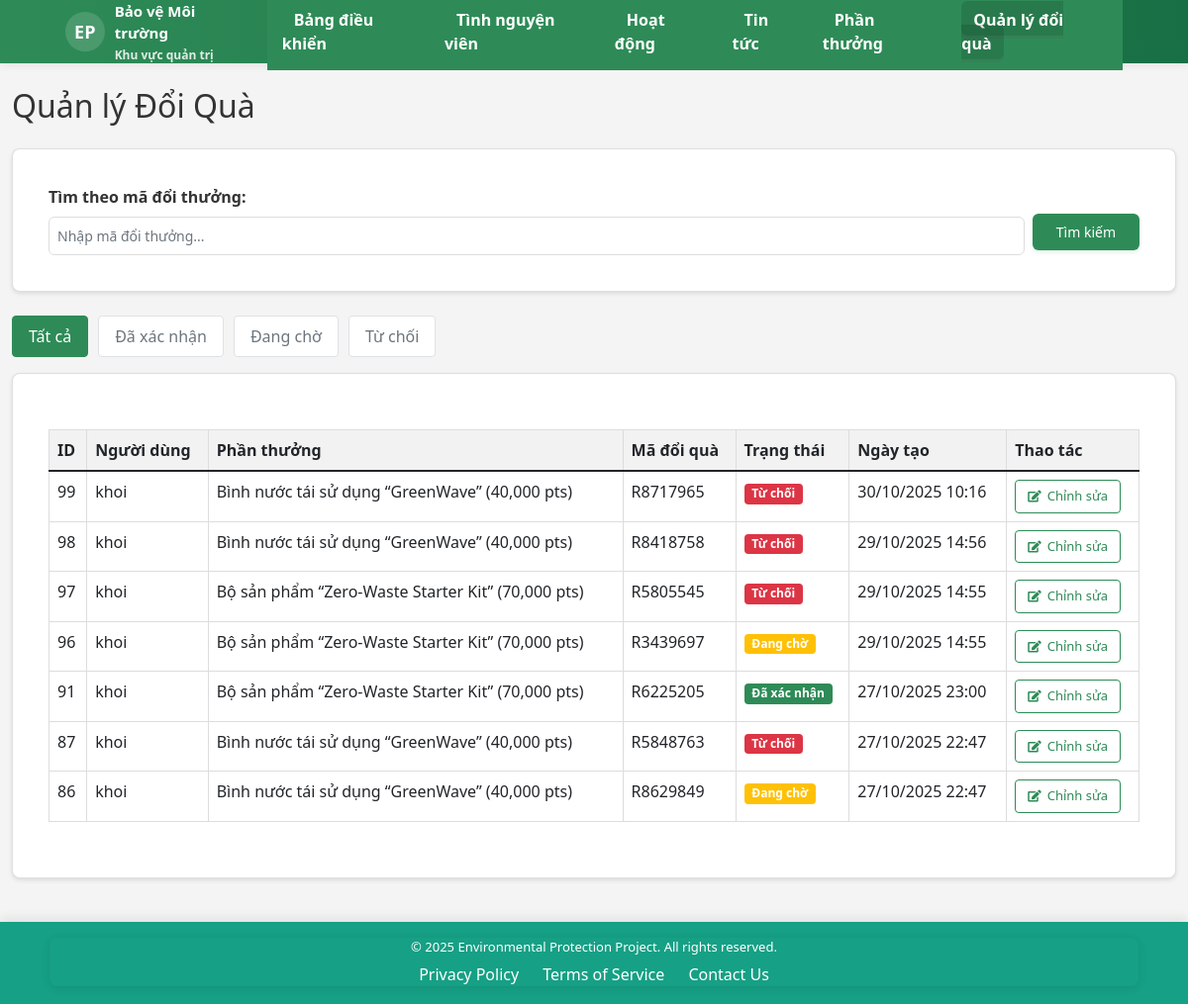
/admin/public/redeem_rewards.php (signed in), run on the app's committed database.
### tables this page shows
CREATE TABLE `redemptions` (
  `id` int(11) NOT NULL,
  `user_id` int(11) NOT NULL,
  `reward_title` varchar(255) NOT NULL,
  `reward_cost` int(11) NOT NULL,
  `image` varchar(255) DEFAULT NULL,
  `status` enum('pending','approved','rejected') NOT NULL DEFAULT 'pending',
  `created_at` datetime DEFAULT current_timestamp(),
  `redemption_code` varchar(20) NOT NULL,
  `rewards_id` int(10) UNSIGNED DEFAULT NULL,
  `admin_notes` text DEFAULT NULL
);

CREATE TABLE `users` (
  `id` int(11) NOT NULL,
  `username` varchar(100) NOT NULL,
  `email` varchar(255) NOT NULL,
  `password` varchar(255) NOT NULL,
  `role` varchar(50) DEFAULT 'user',
  `is_admin` tinyint(1) DEFAULT 0,
  `avatar` varchar(255) DEFAULT NULL,
  `points` int(11) DEFAULT 0,
  `created_at` datetime DEFAULT current_timestamp()
);

### admin/public/redeem_rewards.php (the view, shortened to what this page needs)
<?php
include '../includes/auth.php';
$redemption = null;
if (isset($_GET['id'])) {
    $redemption_id = $_GET['id'];
    $sql = "SELECT r.*, u.username,
              r.reward_title AS reward_name,
              r.reward_cost as points_required
              FROM redemptions r
              JOIN users u ON r.user_id = u.id
              WHERE r.id = ?";
    try {
        $stmt = $pdo->prepare($sql);
        $stmt->execute([$redemption_id]);
        $redemption = $stmt->fetch(PDO::FETCH_ASSOC);
    } catch (PDOException $e) {
        $db_error = $e->getMessage();
        $redemption = null;
    }
    if ($redemption && empty($redemption['redemption_code'])) {
        try {
            $code = 'R' . str_pad($redemption['id'], 6, '0', STR_PAD_LEFT);
            $update = $pdo->prepare("UPDATE redemptions SET redemption_code = ? WHERE id = ? AND (redemption_code IS NULL OR redemption_code = '')");
            $update->execute([$code, $redemption_id]);
            $stmt->execute([$redemption_id]);
            $redemption = $stmt->fetch(PDO::FETCH_ASSOC);
        } catch (PDOException $e) {
            $db_error = "Không thể tạo mã đổi thưởng: " . $e->getMessage();
        }
    }
    if ($_SERVER['REQUEST_METHOD'] === 'POST' && $redemption) {
        $status = $_POST['status'];
        if (empty($status)) {
            $status = 'pending';
        }
        $notes = $_POST['notes'] ?? '';
        try {
            $columnCheck = $pdo->prepare("SELECT COLUMN_NAME, DATA_TYPE, CHARACTER_MAXIMUM_LENGTH
                                        FROM information_schema.COLUMNS
                                        WHERE TABLE_SCHEMA = DATABASE()
                                        AND TABLE_NAME = 'redemptions'
                                        AND COLUMN_NAME = 'status'");
            $columnCheck->execute();
            $statusColumn = $columnCheck->fetch(PDO::FETCH_ASSOC);
            error_log("[redeem_rewards][DEBUG] Thông tin cột status: " . json_encode($statusColumn));
            $colStmt = $pdo->prepare("SELECT COLUMN_NAME FROM information_schema.COLUMNS WHERE TABLE_SCHEMA = DATABASE() AND TABLE_NAME = 'redemptions' AND COLUMN_NAME IN ('admin_notes','updated_at')");
            $colStmt->execute();
            $cols = $colStmt->fetchAll(PDO::FETCH_COLUMN);
            $hasAdminNotes = in_array('admin_notes', $cols, true);
            $hasUpdatedAt = in_array('updated_at', $cols, true);
            $setParts = [];
            $params = [];
            $setParts[] = 'status = ?';
            $params[] = $status;
            if ($hasAdminNotes) {
                $setParts[] = 'admin_notes = ?';
                $params[] = $notes;
            }
            if ($hasUpdatedAt) {
                $setParts[] = 'updated_at = NOW()';
            }
            $checkStmt = $pdo->prepare("SELECT status FROM redemptions WHERE id = ?");
            $checkStmt->execute([$redemption_id]);
            $oldStatus = $checkStmt->fetchColumn();
            error_log("[redeem_rewards][DEBUG] Trạng thái cũ: " . $oldStatus);
            error_log("[redeem_rewards][DEBUG] Trạng thái mới: " . $status);
            $sqlUpdate = 'UPDATE redemptions SET ' . implode(', ', $setParts) . ' WHERE id = ?';
            $params[] = $redemption_id;
            error_log("[redeem_rewards][DEBUG] SQL: " . $sqlUpdate);
            error_log("[redeem_rewards][DEBUG] Params: " . json_encode($params));
            $update = $pdo->prepare($sqlUpdate);
            $ok = $update->execute($params);
            $affected = $update->rowCount();
            $checkStmt = $pdo->prepare("SELECT status FROM redemptions WHERE id = ?");
            $checkStmt->execute([$redemption_id]);
            $newStatus = $checkStmt->fetchColumn();
            error_log("[redeem_rewards][DEBUG] Trạng thái sau cập nhật: " . $newStatus);
            if ($ok && $affected > 0) {
                $_SESSION['success'] = "Cập nhật trạng thái đổi quà thành công!";
                error_log('[redeem_rewards] success set for id=' . $redemption_id);
                session_write_close();
                header('Location: redeem_rewards.php?id=' . urlencode($redemption_id) . '&status=success');
                exit;
            } elseif ($ok && $affected === 0) {
                $_SESSION['error'] = "Không có thay đổi nào (có thể trạng thái đã giống trước đó).";
            } else {
                $_SESSION['error'] = "Có lỗi xảy ra khi cập nhật. Vui lòng thử lại.";
            }
        } catch (PDOException $e) {
            $_SESSION['error'] = "Lỗi CSDL: " . $e->getMessage();
        }
    }
} else {
    $baseQuery = "SELECT r.*, u.username,
                  r.reward_title AS reward_name,
                  r.reward_cost as points_required
                  FROM redemptions r
                  JOIN users u ON r.user_id = u.id";
    $searchCode = isset($_GET['search_code']) ? trim($_GET['search_code']) : '';
    $statusFilter = isset($_GET['status']) ? trim($_GET['status']) : 'all';
    $page = isset($_GET['page']) ? max(1, (int)$_GET['page']) : 1;
    $perPage = 10;
    $offset = ($page - 1) * $perPage;
    $whereParts = [];
    $params = [];
    $whereClause = $whereParts ? (' WHERE ' . implode(' AND ', $whereParts)) : '';
    $query = $baseQuery . $whereClause . " ORDER BY r.created_at DESC LIMIT ? OFFSET ?";
    try {
        $stmt = $pdo->prepare($query);
        $execParams = $params;
        $execParams[] = $perPage;
        $execParams[] = $offset;
        $stmt->execute($execParams);
        $result = $stmt->fetchAll();
    } catch (PDOException $e) {
        $result = [];
        $db_error = $e->getMessage();
    }
}
?>
<!DOCTYPE html>
<html lang="vi">
<head>
    <link href="https://cdn.jsdelivr.net/npm/bootstrap@5.1.3/dist/css/bootstrap.min.css" rel="stylesheet">
    <link href="https://cdnjs.cloudflare.com/ajax/libs/font-awesome/5.15.4/css/all.min.css" rel="stylesheet">
    <link rel="stylesheet" href="assets/css/style.css">
    <link rel="stylesheet" href="assets/css/common.css">
</head>
<body>
    <?php include '../includes/header.php'; ?>
    <div class="container-fluid py-4">
        <div class="row">
            <div class="col-12">
                <div class="d-flex justify-content-between align-items-center mb-4">
                    <h2 class="mb-0">Quản lý Đổi Quà</h2>
                </div>
                <?php if (!isset($_GET['id'])): ?>
                <div class="card mb-4">
                    <div class="card-body">
                        <form method="get" class="d-flex align-items-center gap-2">
                            <div class="flex-grow-1">
                                <label for="search_code" class="form-label">Tìm theo mã đổi thưởng:</label>
                                <input type="text" id="search_code" name="search_code" class="form-control"
                                       value="<?php echo htmlspecialchars($searchCode); ?>"
                                       placeholder="Nhập mã đổi thưởng...">
                            </div>
                            <div class="mt-4">
                                <button type="submit" class="btn btn-primary">Tìm kiếm</button>
                            </div>
                        </form>
                    </div>
                </div>
                <?php endif; ?>
                <?php if ($redemption): ?>
                    <div class="card shadow-sm">
                        <div class="card-body">
                <div class="card-header">
                    <h4 class="card-title">Chi tiết đổi quà #<?php echo $redemption['id']; ?></h4>
                </div>
                <div class="row mb-3">
                    <div class="col-md-6">
                        <p><strong>Người dùng:</strong> <?php echo htmlspecialchars($redemption['username']); ?></p>
                        <p><strong>Phần thưởng:</strong> <?php echo htmlspecialchars($redemption['reward_name']); ?></p>
                        <p><strong>Mã đổi quà:</strong> <?php echo htmlspecialchars($redemption['redemption_code'] ?? ($redemption['reference'] ?? 'N/A')); ?></p>
                    </div>
                    <div class="col-md-6">
                        <p><strong>Ngày tạo:</strong> <?php echo date('d/m/Y H:i', strtotime($redemption['created_at'])); ?></p>
                        <p><strong>Trạng thái hiện tại:</strong>
                            <?php
                            $statusClass = 'bg-secondary';
                            $displayStatus = 'Chưa xác định';
                            if (isset($redemption['status'])) {
                                switch($redemption['status']) {
                                    case 'pending':
                                        $statusClass = 'bg-warning';
                                        $displayStatus = 'Đang chờ';
                                        break;
                                    case 'approved':
                                        $statusClass = 'bg-success';
                                        $displayStatus = 'Đã xác nhận';
                                        break;
                                    case 'rejected':
                                        $statusClass = 'bg-danger';
                                        $displayStatus = 'Từ chối';
                                        break;
                                }
                            }
                            ?>
                            <span class="badge <?php echo $statusClass; ?>" style="font-size: 14px; padding: 5px 10px;">
                                <?php echo $displayStatus; ?>
                            </span>
                        </p>
                    </div>
                </div>
                <form method="POST" class="mb-0">
                    <div class="mb-3">
                        <label for="status" class="form-label">Cập nhật trạng thái</label>
                        <select class="form-control" id="status" name="status" required>
                            <option value="pending" <?php echo ($redemption['status'] ?? '') == 'pending' ? 'selected' : ''; ?>>Đang chờ</option>
                            <option value="approved" <?php echo ($redemption['status'] ?? '') == 'approved' ? 'selected' : ''; ?>>Đã xác nhận</option>
                            <option value="rejected" <?php echo ($redemption['status'] ?? '') == 'rejected' ? 'selected' : ''; ?>>Từ chối</option>
                        </select>
                    </div>
                    <div class="mb-3">
                        <label for="notes" class="form-label">Ghi chú</label>
                        <textarea class="form-control" id="notes" name="notes" rows="3"><?php echo htmlspecialchars($redemption['admin_notes'] ?? ''); ?></textarea>
                    </div>
                    <div class="d-flex justify-content-between">
                        <a href="redeem_rewards.php" class="btn btn-primary">Quay lại</a>
                        <button type="submit" class="btn btn-primary">Cập nhật</button>
                    </div>
                </form>
            </div>
        </div>
                <?php else: ?>
                    <div class="filter-container mb-3">
                        <?php
                        $tabs = ['all' => 'Tất cả', 'approved' => 'Đã xác nhận', 'pending' => 'Đang chờ', 'rejected' => 'Từ chối'];
                        foreach ($tabs as $k => $label):
                            $qs = $_GET;
                            $qs['status'] = $k;
                            $qs['page'] = 1;
                            $url = '?' . http_build_query($qs);
                            $activeClass = ($k === ($statusFilter ?? 'all')) ? 'active' : '';
                        ?>
                            <a href="<?php echo $url; ?>" class="filter-button <?php echo $activeClass; ?>"><?php echo $label; ?></a>
                        <?php endforeach; ?>
                    </div>
                    <div class="card">
                        <div class="card-body">
                            <table class="table">
                    <thead>
                        <tr>
                            <th>ID</th>
                            <th>Người dùng</th>
                            <th>Phần thưởng</th>
                            <th>Mã đổi quà</th>
                            <th>Trạng thái</th>
                            <th>Ngày tạo</th>
                            <th>Thao tác</th>
                        </tr>
                    </thead>
                    <tbody>
                        <?php foreach ($result as $row): ?>
                            <tr>
                                <td><?php echo $row['id']; ?></td>
                                <td><?php echo htmlspecialchars($row['username']); ?></td>
                                <td><?php echo htmlspecialchars($row['reward_name']); ?> (<?php echo number_format($row['points_required']); ?> pts)</td>
                                <td><?php echo htmlspecialchars($row['redemption_code'] ?? ($row['reference'] ?? 'N/A')); ?></td>
                                <td>
                                    <span class="badge <?php echo $row['status'] == 'pending' ? 'bg-warning' : ($row['status'] == 'approved' ? 'bg-success' : 'bg-danger'); ?>">
                                        <?php
                                        $status = $row['status'] ?? 'pending';
                                        echo $status == 'pending' ? 'Đang chờ' : ($status == 'approved' ? 'Đã xác nhận' : 'Từ chối');
                                        ?>
                                    </span>
                                </td>
                                <td><?php echo date('d/m/Y H:i', strtotime($row['created_at'])); ?></td>
                                <td>
                                    <a href="redeem_rewards.php?id=<?php echo $row['id']; ?>" class="btn-action">
                                        <i class="fas fa-edit"></i> Chỉnh sửa
                                    </a>
                                </td>
                            </tr>
                        <?php endforeach; ?>
                    </tbody>
                </table>
                </div>
            </div>
        <?php endif; ?>
            </div>
        </div>
    </div>
    <?php include '../includes/footer.php'; ?>
</body>
</html>

### data on the page
redemptions: id "99", user.username "khoi", reward_title "Bình nước tái sử dụng “GreenWave”", reward_cost "40,000", redemption_code "R8717965", status "Từ chối", created_at "30/10/2025 10:16"
redemptions: id "98", user.username "khoi", reward_title "Bình nước tái sử dụng “GreenWave”", reward_cost "40,000", redemption_code "R8418758", status "Từ chối", created_at "29/10/2025 14:56"
redemptions: id "97", user.username "khoi", reward_title "Bộ sản phẩm “Zero-Waste Starter Kit”", reward_cost "70,000", redemption_code "R5805545", status "Từ chối", created_at "29/10/2025 14:55"
redemptions: id "96", user.username "khoi", reward_title "Bộ sản phẩm “Zero-Waste Starter Kit”", reward_cost "70,000", redemption_code "R3439697", status "Đang chờ", created_at "29/10/2025 14:55"
redemptions: id "91", user.username "khoi", reward_title "Bộ sản phẩm “Zero-Waste Starter Kit”", reward_cost "70,000", redemption_code "R6225205", status "Đã xác nhận", created_at "27/10/2025 23:00"
redemptions: id "87", user.username "khoi", reward_title "Bình nước tái sử dụng “GreenWave”", reward_cost "40,000", redemption_code "R5848763", status "Từ chối", created_at "27/10/2025 22:47"
redemptions: id "86", user.username "khoi", reward_title "Bình nước tái sử dụng “GreenWave”", reward_cost "40,000", redemption_code "R8629849", status "Đang chờ", created_at "27/10/2025 22:47"

### other printed values
$label "Bảng điều khiển Tình nguyện viên Hoạt động Tin tức Phần thưởng Quản lý đổi quà"
$label "Tất cả"
$label "Đã xác nhận"
$label "Đang chờ"
$label "Từ chối"
